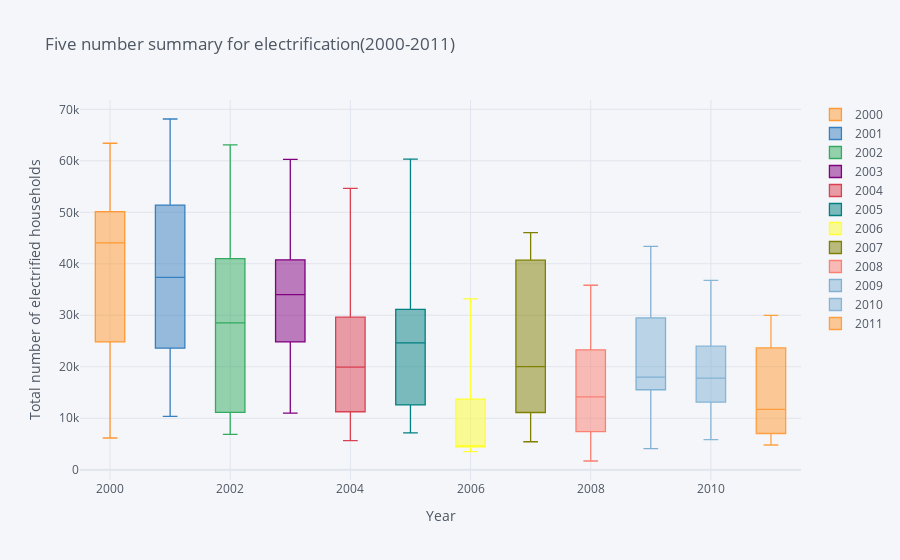

Notebook code cell kept with this figure:
### Code cell
df_elect.iplot(kind='box',title='Five number summary for electrification(2000-2011)',xTitle='Year',yTitle='Total number of electrified households')

### Figure 1 — Plotly figure (JSON) as saved in the notebook; plotly's stock layout.template omitted (floating-point values rounded to 4 significant figures)
{"data": [{"boxpoints": false, "line": {"width": 1.3}, "marker": {"color": "rgba(255, 153, 51, 1.0)"}, "name": "2000", "orientation": "v", "type": "box", "y": [28365, 48429, 39660, 48429, 6168, 21293, 63413, 51860]}, {"boxpoints": false, "line": {"width": 1.3}, "marker": {"color": "rgba(55, 128, 191, 1.0)"}, "name": "2001", "orientation": "v", "type": "box", "y": [26303, 38685, 36024, 38685, 10359, 20928, 64123, 68121]}, {"boxpoints": false, "line": {"width": 1.3}, "marker": {"color": "rgba(50, 171, 96, 1.0)"}, "name": "2002", "orientation": "v", "type": "box", "y": [11976, 28532, 32127, 28532, 6869, 10316, 63078, 49881]}, {"boxpoints": false, "line": {"width": 1.3}, "marker": {"color": "rgba(128, 0, 128, 1.0)"}, "name": "2003", "orientation": "v", "type": "box", "y": [33515, 34027, 39488, 34027, 10976, 16135, 60282, 42034]}, {"boxpoints": false, "line": {"width": 1.3}, "marker": {"color": "rgba(219, 64, 82, 1.0)"}, "name": "2004", "orientation": "v", "type": "box", "y": [16218, 21450, 18422, 21450, 6316, 5668, 37811, 54646]}, {"boxpoints": false, "line": {"width": 1.3}, "marker": {"color": "rgba(0, 128, 128, 1.0)"}, "name": "2005", "orientation": "v", "type": "box", "y": [17890, 25775, 23532, 25775, 7152, 7301, 36501, 60316]}, {"boxpoints": false, "line": {"width": 1.3}, "marker": {"color": "rgba(255, 255, 51, 1.0)"}, "name": "2006", "orientation": "v", "type": "box", "y": [4682, 4639, 8842, 4639, 3528, 4205, 33184, 18592]}, {"boxpoints": false, "line": {"width": 1.3}, "marker": {"color": "rgba(128, 128, 0, 1.0)"}, "name": "2007", "orientation": "v", "type": "box", "y": [21195, 18856, 37416, 11608, 5431, 10635, 43971, 46036]}, {"boxpoints": false, "line": {"width": 1.3}, "marker": {"color": "rgba(251, 128, 114, 1.0)"}, "name": "2008", "orientation": "v", "type": "box", "y": [17331, 8504, 16156, 12141, 1697, 6292, 29253, 35828]}, {"boxpoints": false, "line": {"width": 1.3}, "marker": {"color": "rgba(128, 177, 211, 1.0)"}, "name": "2009", "orientation": "v", "type": "box", "y": [23762, 14303, 18730, 17249, 4085, 16769, 43396, 35198]}, {"boxpoints": false, "line": {"width": 1.3}, "marker": {"color": "rgba(128, 177, 211, 0.8999999999999999)"}, "name": "2010", "orientation": "v", "type": "box", "y": [17422, 18168, 19261, 15676, 5836, 10582, 28748, 36772]}, {"boxpoints": false, "line": {"width": 1.3}, "marker": {"color": "rgba(255, 153, 51, 0.8999999999999999)"}, "name": "2011", "orientation": "v", "type": "box", "y": [12578, 8981, 25275, 10856, 5095, 4806, 22079, 29980]}], "layout": {"legend": {"bgcolor": "#F5F6F9", "font": {"color": "#4D5663"}}, "paper_bgcolor": "#F5F6F9", "plot_bgcolor": "#F5F6F9", "title": {"font": {"color": "#4D5663"}, "text": "Five number summary for electrification(2000-2011)"}, "xaxis": {"gridcolor": "#E1E5ED", "showgrid": true, "tickfont": {"color": "#4D5663"}, "title": {"font": {"color": "#4D5663"}, "text": "Year"}, "zerolinecolor": "#E1E5ED"}, "yaxis": {"gridcolor": "#E1E5ED", "showgrid": true, "tickfont": {"color": "#4D5663"}, "title": {"font": {"color": "#4D5663"}, "text": "Total number of electrified households"}, "zerolinecolor": "#E1E5ED"}}}
